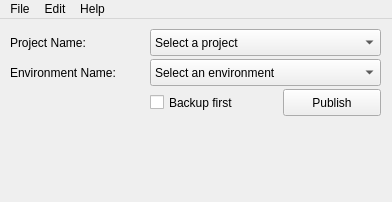
<?xml version="1.0" encoding="UTF-8"?>
<ui version="4.0">
 <class>MainWindow</class>
 <widget class="QMainWindow" name="MainWindow">
  <property name="geometry">
   <rect>
    <x>0</x>
    <y>0</y>
    <width>392</width>
    <height>202</height>
   </rect>
  </property>
  <property name="windowTitle">
   <string>MainWindow</string>
  </property>
  <widget class="QWidget" name="centralWidget">
   <widget class="QPushButton" name="pushButton">
    <property name="geometry">
     <rect>
      <x>283</x>
      <y>70</y>
      <width>98</width>
      <height>27</height>
     </rect>
    </property>
    <property name="text">
     <string>Publish</string>
    </property>
   </widget>
   <widget class="QCheckBox" name="cbx_backup">
    <property name="geometry">
     <rect>
      <x>150</x>
      <y>70</y>
      <width>111</width>
      <height>27</height>
     </rect>
    </property>
    <property name="text">
     <string>Backup first</string>
    </property>
   </widget>
   <widget class="QComboBox" name="comboBox">
    <property name="geometry">
     <rect>
      <x>150</x>
      <y>10</y>
      <width>231</width>
      <height>27</height>
     </rect>
    </property>
    <item>
     <property name="text">
      <string>Select a project</string>
     </property>
    </item>
    <item>
     <property name="text">
      <string>Example Project 1</string>
     </property>
    </item>
    <item>
     <property name="text">
      <string>Example Project 2</string>
     </property>
    </item>
    <item>
     <property name="text">
      <string>Example Project 3</string>
     </property>
    </item>
   </widget>
   <widget class="QLabel" name="label">
    <property name="geometry">
     <rect>
      <x>10</x>
      <y>10</y>
      <width>94</width>
      <height>27</height>
     </rect>
    </property>
    <property name="text">
     <string>Project Name:</string>
    </property>
   </widget>
   <widget class="QLabel" name="label_2">
    <property name="geometry">
     <rect>
      <x>10</x>
      <y>40</y>
      <width>131</width>
      <height>27</height>
     </rect>
    </property>
    <property name="text">
     <string>Environment Name:</string>
    </property>
   </widget>
   <widget class="QComboBox" name="comboBox_2">
    <property name="geometry">
     <rect>
      <x>150</x>
      <y>40</y>
      <width>231</width>
      <height>27</height>
     </rect>
    </property>
    <item>
     <property name="text">
      <string>Select an environment</string>
     </property>
    </item>
    <item>
     <property name="text">
      <string>Development</string>
     </property>
    </item>
    <item>
     <property name="text">
      <string>Staging</string>
     </property>
    </item>
    <item>
     <property name="text">
      <string>Production</string>
     </property>
    </item>
   </widget>
  </widget>
  <widget class="QMenuBar" name="menuBar">
   <property name="geometry">
    <rect>
     <x>0</x>
     <y>0</y>
     <width>392</width>
     <height>25</height>
    </rect>
   </property>
   <widget class="QMenu" name="menuFile">
    <property name="title">
     <string>File</string>
    </property>
    <addaction name="actionRecent_Projects"/>
    <addaction name="actionNew_Project"/>
    <addaction name="separator"/>
    <addaction name="actionExit"/>
   </widget>
   <widget class="QMenu" name="menuEdit">
    <property name="title">
     <string>Edit</string>
    </property>
    <addaction name="actionDelete"/>
    <addaction name="actionExport"/>
   </widget>
   <widget class="QMenu" name="menuHelp">
    <property name="title">
     <string>Help</string>
    </property>
    <addaction name="actionAbout"/>
   </widget>
   <addaction name="menuFile"/>
   <addaction name="menuEdit"/>
   <addaction name="menuHelp"/>
  </widget>
  <action name="actionExit">
   <property name="text">
    <string>Exit</string>
   </property>
  </action>
  <action name="actionNew_Project">
   <property name="text">
    <string>New Project</string>
   </property>
  </action>
  <action name="actionRecent_Projects">
   <property name="text">
    <string>Recent Projects</string>
   </property>
  </action>
  <action name="actionDelete">
   <property name="text">
    <string>Delete</string>
   </property>
  </action>
  <action name="actionExport">
   <property name="text">
    <string>Export</string>
   </property>
  </action>
  <action name="actionAbout">
   <property name="text">
    <string>About</string>
   </property>
  </action>
 </widget>
 <layoutdefault spacing="6" margin="11"/>
 <resources/>
 <connections/>
</ui>
